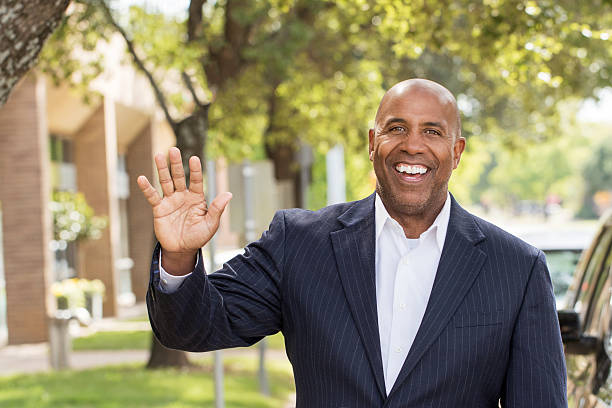
#> input picture new.jpg, 612 x 408 px, given in place of the camera
$ python learning.py   (older library calls are emulated)
#> lines starting #> are read from the running program, lines starting #| are printed output that depends on the picture; after the words box and inside, x2 and y2 are one past the last pixel; in counts of white or black regions, pixels touching at a corner belong together
#!/usr/bin/env python3
# -*- coding: utf-8 -*-
"""
Created on Fri May 29 12:41:15 2020

@author: anilcharles
"""

import cv2
import numpy as np
import copy

cap_region_x_begin = 0.5
cap_region_y_end = 0.8
blurValue = 41
threshold = 60

def remove_background(frame):
    fgmask = bgModel.apply(frame, learningRate=0)
    kernel = np.ones((3, 3), np.uint8)
    fgmask = cv2.erode(fgmask, kernel, iterations=1)
    res = cv2.bitwise_and(frame, frame, mask=fgmask)
    return res

camera = cv2.VideoCapture(0)
camera.set(10, 200)
bgModel = cv2.createBackgroundSubtractorMOG2(0, 50)
while camera.isOpened():
    ret, frame = camera.read()
#> frame is the input picture: shape (408, 612, 3); mean B, G, R 109, 137.6, 146
    frame = cv2.bilateralFilter(frame, 5, 50, 100)
    frame = cv2.flip(frame, 1)
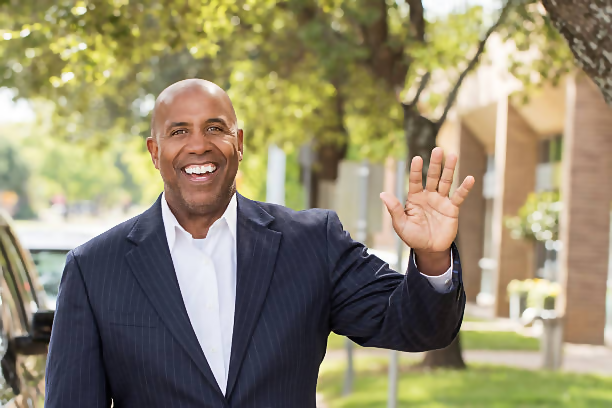
#> frame: shape (408, 612, 3); mean B, G, R 109, 137.6, 146

    img = remove_background(frame)
#> in remove_background, `fgmask = bgModel.apply(frame, learningRate=0)`: fgmask: shape (408, 612); every value is 127
    img = img[0:int(cap_region_y_end * frame.shape[0]),int(cap_region_x_begin * frame.shape[1]):frame.shape[1]]
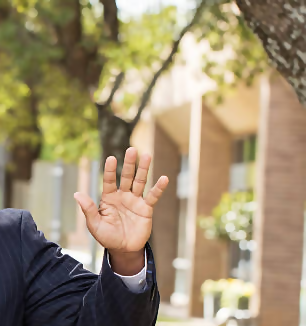
#> img: shape (326, 306, 3); mean B, G, R 111.9, 141.3, 156.9


    gray = cv2.cvtColor(img, cv2.COLOR_BGR2GRAY)
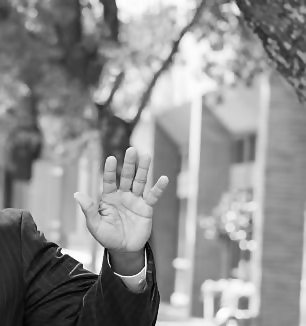
#> gray: shape (326, 306); min 3, max 253, mean 142.6
    blur = cv2.GaussianBlur(gray, (blurValue, blurValue), 0)
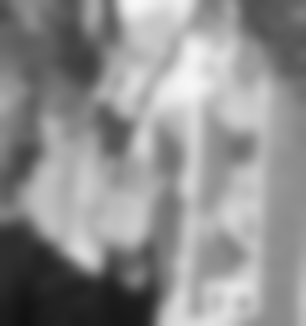
#> blur: shape (326, 306); min 17, max 248, mean 142.6
    # cv2.imshow('blur', blur)
    ret, thresh = cv2.threshold(blur, threshold, 255, cv2.THRESH_BINARY + cv2.THRESH_OTSU)
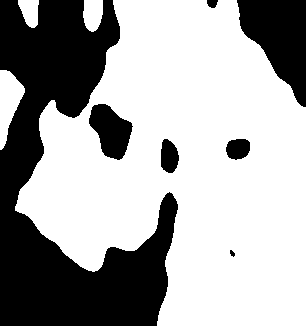
#> thresh: shape (326, 306); 65.4% white; 7 black regions
#> ret = 128
    # Add prediction and action text to thresholded image
    # cv2.putText(thresh, f"Prediction: {prediction} ({score}%)", (50, 50), cv2.FONT_HERSHEY_SIMPLEX, 1, (255,255,255))
    # cv2.putText(thresh, f"Action: {action}", (50, 100), cv2.FONT_HERSHEY_SIMPLEX, 1, (255,255,255))  # Draw the text
    # Draw the text
    #cv2.putText(thresh, f"Prediction: {prediction} ({score}%)", (50, 30), cv2.FONT_HERSHEY_SIMPLEX, 1,(255, 255, 255))
    #cv2.putText(thresh, f"Action: {action}", (50, 80), cv2.FONT_HERSHEY_SIMPLEX, 1,(255, 255, 255))  # Draw the text
    cv2.imshow('ori', thresh)

    thresh1 = copy.deepcopy(thresh)
    _, contours, hierarchy = cv2.findContours(thresh1, cv2.RETR_TREE, cv2.CHAIN_APPROX_SIMPLE)
#> contours = 8 contours; box (x1, y1, x2, y2) and area: (15, 0, 306, 326) 65012, (88, 103, 134, 161) 1616, (0, 70, 25, 150) 1044, (160, 138, 180, 174) 516, (83, 0, 103, 32) 488, (225, 138, 251, 161) 442, (18, 0, 39, 28) 388, (229, 249, 236, 258) 31
    length = len(contours)
#> length = 8
    maxArea = -1
    if length > 0:
        for i in range(length):  # find the biggest contour (according to area)
            temp = contours[i]
            area = cv2.contourArea(temp)
            if area > maxArea:
                maxArea = area
                ci = i
#> this loop made 8 passes
#> (area, maxArea) on passes 1 to 2: (1044.5, 1044.5), (65012.5, 65012.5)
#> area on passes 3 to 8: 31, 442, 516, 1615.5, 488, 388
#> after the loop, ci = 1; maxArea = 65012.5

        res = contours[ci]
#> res = contour of 398 points, box (x1, y1, x2, y2) (15, 0, 306, 326), area 65012
        hull = cv2.convexHull(res)
#> hull = contour of 14 points, box (x1, y1, x2, y2) (15, 0, 306, 326), area 74488
        drawing = np.zeros(img.shape, np.uint8)
        cv2.drawContours(drawing, [res], 0, (0, 255, 0), 2)
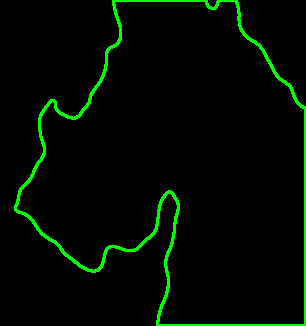
#> drawing: shape (326, 306, 3); mean of channels 0, 1, 2 0, 9.6, 0; drawn as B, G, R
        cv2.drawContours(drawing, [hull], 0, (0, 0, 255), 3)
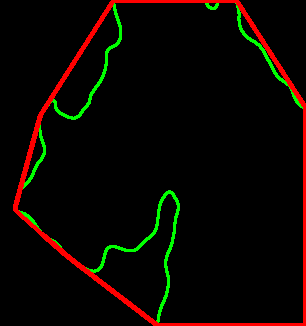
#> drawing: shape (326, 306, 3); 4.16% of pixels changed, all inside (x1, y1, x2, y2) = (13, 0, 306, 326); drawn as B, G, R

        cv2.imshow('output', drawing)


    if cv2.waitKey(25) & 0xFF == ord('q'):
#> (key q is pressed here)
        break

    cv2.imshow('original', img)

camera.release()
cv2.destroyAllWindows()
